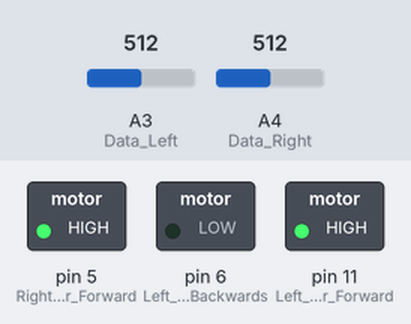
Recording of a sketch running on a simulated Arduino Uno, built with avr-gcc and run on an emulated ATmega328P. Shown: switched loads named in the sketch (green lamp = pin HIGH). Inputs (shaded band) come from the test bench; at power-on: A3 (Data_Left) = 512, A4 (Data_Right) = 512.

Above: at 3.7 s.
3.8 s: A3 (Data_Left) set to 716
At 4.8 s:
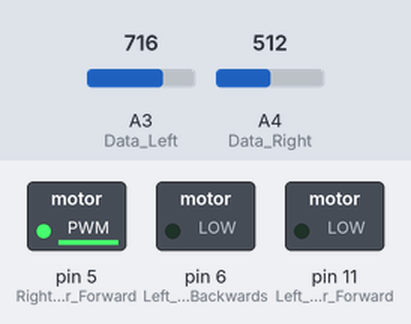
5.3 s: A4 (Data_Right) set to 716
At 6.0 s:
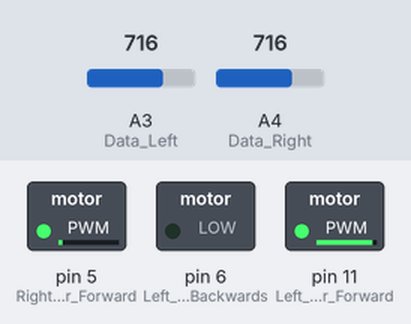
6.8 s: A4 (Data_Right) set to 900
At 7.1 s:
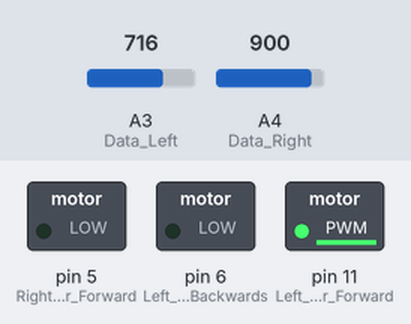
Timing chart, 0 to 9.8 s (numbered marks = the images above; inputs shaded):
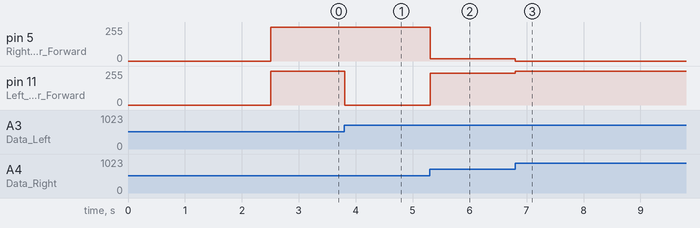

Measured:
- after the input at 3.8 s, pin 5 (Right_Motor_Forward): 255/255 → 254/255 at once; pin 11 (Left_Motor_Forward): 255/255 → 0/255 at once
- after the input at 5.3 s, pin 5 (Right_Motor_Forward): 254/255 → 16/255 at once; pin 11 (Left_Motor_Forward): 0/255 → 237/255 at once
- after the input at 6.8 s, pin 5 (Right_Motor_Forward): 16/255 → 0/255 at once; pin 11 (Left_Motor_Forward): 237/255 → 254/255 at once

The sketch:

PID-regulator_2_Sensors.ino
```cpp
#define Data_Left A3
#define Data_Right A4
#define Left_Motor_Forward 11
#define Left_Motor_Backwards 6
#define Right_Motor_Forward 5
#define Right_Motor_Backwards 3
#define Base_Speed 255 // Variable 1

float K_p = 2.3, K_i = 0.07 , K_d = 0.278;
float dt = 0.002; // Variable 5
float Error, Integral_Error, Diff_Error, Previous_Error = 0;
float Control_PID;

uint16_t Left_Sensor, Right_Sensor;
uint16_t Set_Point_Left, Set_Point_Right;

int Sensors_Set_Difference, Sensors_Difference;

void Calculate_PID(void);
void Motor_Control(void);
void Clear_Integral(void);

void setup() {
  pinMode(Data_Left, INPUT);
  pinMode(Data_Right, INPUT);
  pinMode(Left_Motor_Forward, OUTPUT);
  pinMode(Left_Motor_Backwards, OUTPUT);
  pinMode(Right_Motor_Forward, OUTPUT);
  pinMode(Left_Motor_Forward, OUTPUT);
  delay(2500);
  Set_Point_Left = analogRead(Data_Left);
  Set_Point_Right = analogRead(Data_Right);
  Sensors_Set_Difference = Set_Point_Right - Set_Point_Left;
}

void loop() {
  Left_Sensor = analogRead(Data_Left);
  Right_Sensor = analogRead(Data_Right);
  Sensors_Difference = Right_Sensor - Left_Sensor;
  Calculate_PID();
  delay(dt*1000);
  Motor_Control();
}

void Calculate_PID() {
  Error = Sensors_Set_Difference - Sensors_Difference;
  Integral_Error += Error * dt;
  Diff_Error = (Error - Previous_Error) / dt;
  Previous_Error = Error;
  Control_PID = K_p * Error + K_i * Integral_Error + K_d * Diff_Error;
}


void Clear_Integral() {
}

void Motor_Control() {
  analogWrite(Left_Motor_Forward, Base_Speed - constrain(Control_PID, -Base_Speed, Base_Speed));
  analogWrite(Right_Motor_Forward, Base_Speed + constrain(Control_PID, -Base_Speed, Base_Speed));
  digitalWrite(Left_Motor_Backwards, LOW);
  digitalWrite(Right_Motor_Backwards, LOW);
}
```
